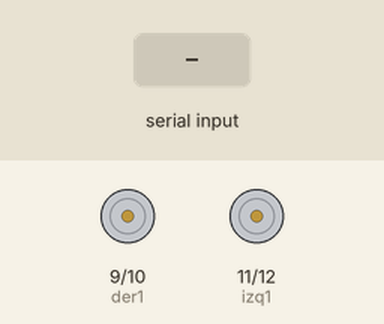
This sketch was run on a simulated Arduino Uno, built with avr-gcc and run on an emulated ATmega328P. Parts: motor-driver pin pairs drawn as motors (green arrow = first pin HIGH = forward, orange = second pin HIGH = backward, longer = more drive). The test bench sets the inputs (shaded band).

Above: at 1.2 s.
1.3 s: "W" received over Serial
At 2.5 s:
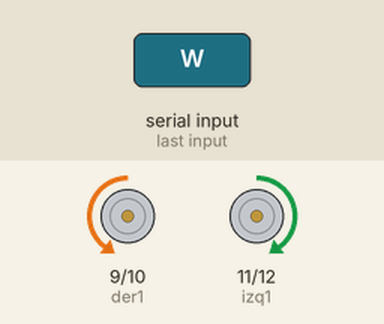
2.8 s: "S" received over Serial
At 3.8 s:
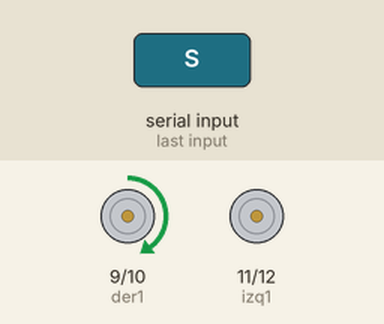
4.3 s: "D" received over Serial
At 5.0 s:
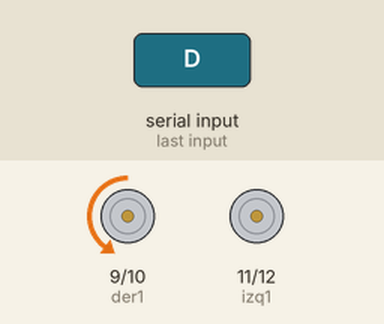
5.8 s: "s" received over Serial
At 6.1 s:
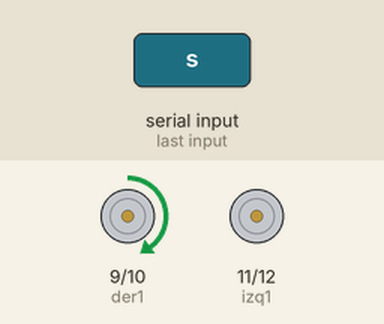
7.3 s: "d" received over Serial
At 8.4 s:
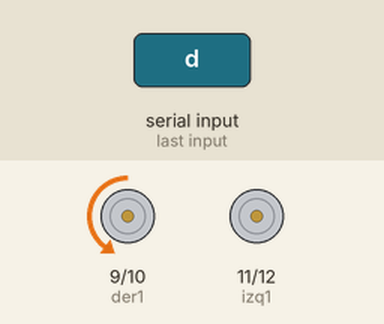
Timing chart, 0 to 9.8 s (numbered marks = the images above; inputs shaded):
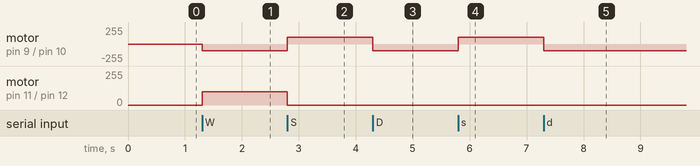

Measured:
- after the input at 1.3 s, motor on pin 9 (der1) / pin 10 (der2): stopped → backward 100/255 at once; motor on pin 11 (izq1) / pin 12 (izq2): stopped → forward 100/255 at once
- after the input at 2.8 s, motor on pin 9 (der1) / pin 10 (der2): backward 100/255 → forward 100/255 at once; motor on pin 11 (izq1) / pin 12 (izq2): forward 100/255 → stopped at once
- after the input at 4.3 s, motor on pin 9 (der1) / pin 10 (der2): forward 100/255 → backward 100/255 at once
- after the input at 5.8 s, motor on pin 9 (der1) / pin 10 (der2): backward 100/255 → forward 100/255 at once
- after the input at 7.3 s, motor on pin 9 (der1) / pin 10 (der2): forward 100/255 → backward 100/255 at once

The sketch:

2.2-move_to_car_via_bluetooh.ino
```cpp
int der1 = 9,
    der2 = 10,
    izq1 = 11,
    izq2 = 12;

void setup() {
  // put your setup code here, to run once:
  pinMode(der1, OUTPUT);
  pinMode(der2, OUTPUT);
  pinMode(izq1, OUTPUT);
  pinMode(izq2, OUTPUT);
  Serial.begin(9600);
}

void loop() {
  // put your main code here, to run repeatedly:
  if(Serial.available()){ // Si recibimos algo
    char tecla = Serial.read();
    // para avanzar
    if(tecla == 'W' || tecla == 'w'){
      analogWrite(der1, 0);
      analogWrite(der2, 100);
      analogWrite(izq1, 100);
      analogWrite(izq2, 0);
    }
    // para retroceder
    else if(tecla == 'S' || tecla == 's'){
      analogWrite(der1, 100);
      analogWrite(der2, 0);
      analogWrite(izq1, 0);
      analogWrite(izq2, 100);
    }
    // para parar
    else if(tecla == 'E' || tecla == 'e'){
      analogWrite(der1, 0);
      analogWrite(der2, 0);
      analogWrite(izq1, 0);
      analogWrite(izq2, 0);
    }
    // para girar a la derecha
    else if(tecla == 'D' || tecla == 'd'){
      analogWrite(der1, 0);
      analogWrite(der2, 100);
      analogWrite(izq1, 0);
      analogWrite(izq2, 0);
    }
    // para girar a la izquierda
    else if(tecla == 'E' || tecla == 'e'){
      analogWrite(der1, 0);
      analogWrite(der2, 0);
      analogWrite(izq1, 100);
      analogWrite(izq2, 0);
    }
  }
}
```
